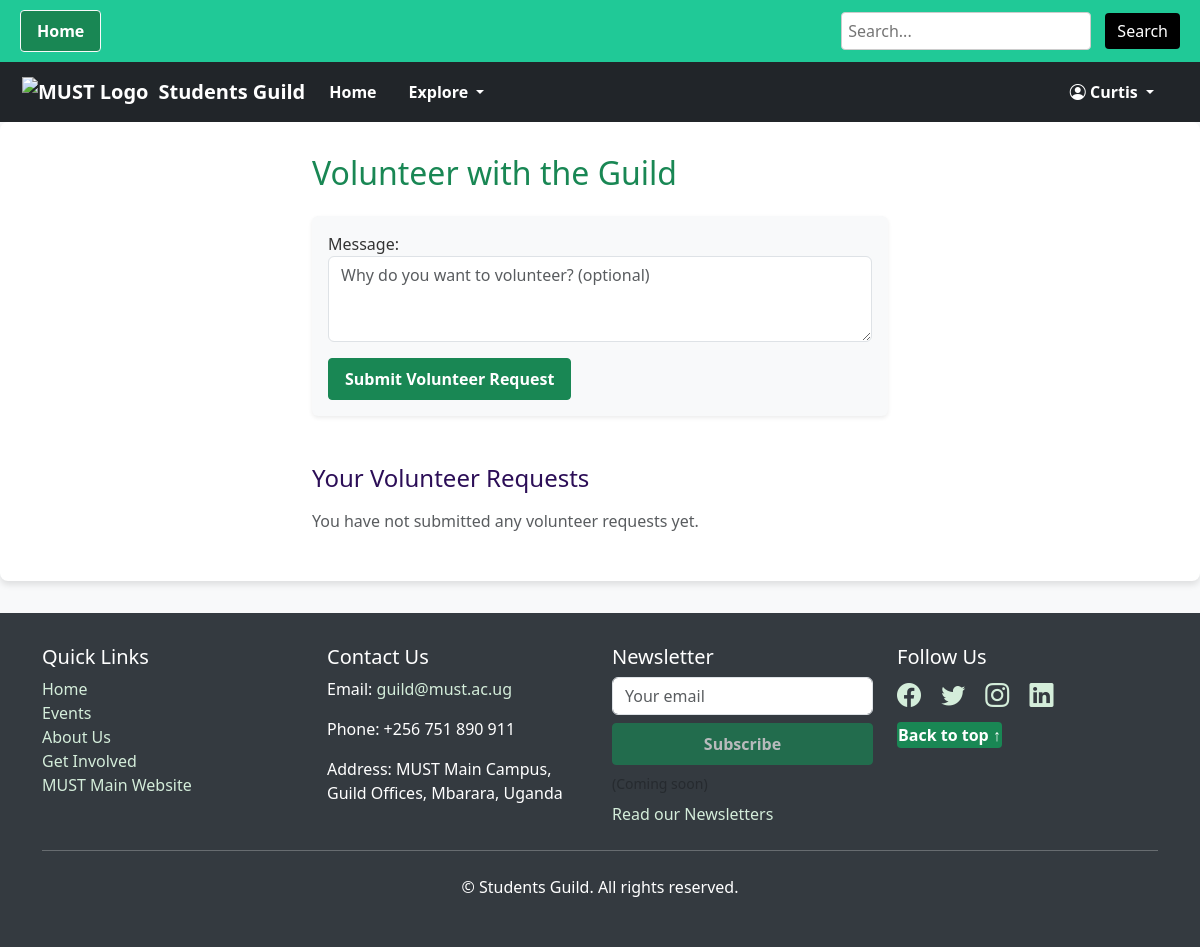
Page /volunteer/ (signed in) on the earlier database version.
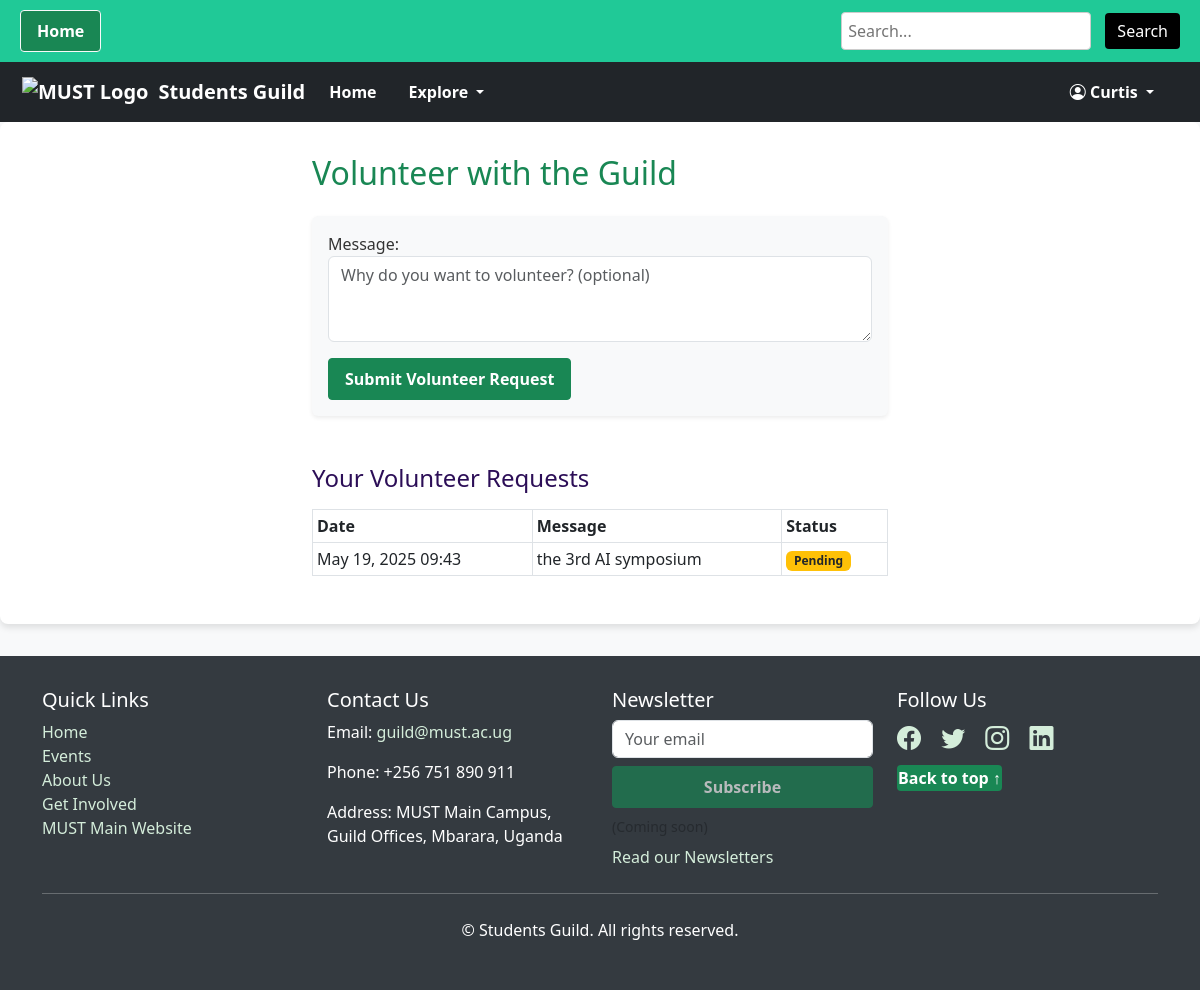
Same page on the later database version.
### guild/models.py (models this page shows, shortened)
class VolunteerRequest(models.Model):
    STATUS_CHOICES = [
        ('pending', 'Pending'),
        ('approved', 'Approved'),
        ('rejected', 'Rejected'),
    ]
    user = models.ForeignKey(User, on_delete=models.CASCADE)
    message = models.TextField(blank=True)
    status = models.CharField(max_length=10, choices=STATUS_CHOICES, default='pending')
    created_at = models.DateTimeField(auto_now_add=True)
    reviewed_at = models.DateTimeField(null=True, blank=True)

### guild/views.py (the view)
# urls.py: path('volunteer/', views.volunteer_view, name='volunteer'),
@login_required
def volunteer_view(request):
    user = request.user
    if request.method == 'POST':
        form = VolunteerRequestForm(request.POST)
        if form.is_valid():
            VolunteerRequest.objects.create(
                user=user,
                message=form.cleaned_data['message'],
                status='pending'
            )
            messages.success(request, 'Your volunteer request has been submitted!')
            return redirect('volunteer')
    else:
        form = VolunteerRequestForm()
    requests = VolunteerRequest.objects.filter(user=user).order_by('-created_at')
    return render(request, 'guild/volunteer.html', {'form': form, 'requests': requests})

### guild/forms.py
class VolunteerRequestForm(forms.ModelForm):
    class Meta:
        model = VolunteerRequest
        fields = ['message']
        widgets = {
            'message': forms.Textarea(attrs={
                'class': 'form-control',
                'placeholder': 'Why do you want to volunteer? (optional)',
                'rows': 3,
            })
        }

### guild/templates/guild/volunteer.html (shortened to what this page needs)
{% extends 'base.html' %}
{% block content %}
<div class="container" style="max-width: 600px;">
    <h2 class="mb-4" style="color:#198754;">Volunteer with the Guild</h2>
    <form method="post" class="mb-4 p-3 bg-light rounded shadow-sm">
        {{ form.as_p }}
        <button type="submit" class="btn btn-success">Submit Volunteer Request</button>
    </form>
    <h4 class="mt-5 mb-3" style="color:#2c0e57;">Your Volunteer Requests</h4>
    {% if requests %}
    <table class="table table-bordered table-sm bg-white rounded">
        <thead>
            <tr>
                <th>Date</th>
                <th>Message</th>
                <th>Status</th>
            </tr>
        </thead>
        <tbody>
            {% for req in requests %}
            <tr>
                <td>{{ req.created_at|date:"M d, Y H:i" }}</td>
                <td>{{ req.message|default:'—' }}</td>
                <td>
                    {% if req.status == 'pending' %}
                        <span class="badge bg-warning text-dark">Pending</span>
                    {% elif req.status == 'approved' %}
                        <span class="badge bg-success">Approved</span>
                    {% else %}
                        <span class="badge bg-danger">Rejected</span>
                    {% endif %}
                </td>
            </tr>
            {% endfor %}
        </tbody>
    </table>
    {% else %}
        <p class="text-muted">You have not submitted any volunteer requests yet.</p>
    {% endif %}
</div>
{% endblock %}

Differences in the rows shown:
added VolunteerRequest: created_at "May 19, 2025 09:43", message "the 3rd AI symposium", status "Pending"
Other differences:
text no longer shown: "You have not submitted any volunteer requests yet."
text now shown: "Date Message Status"
